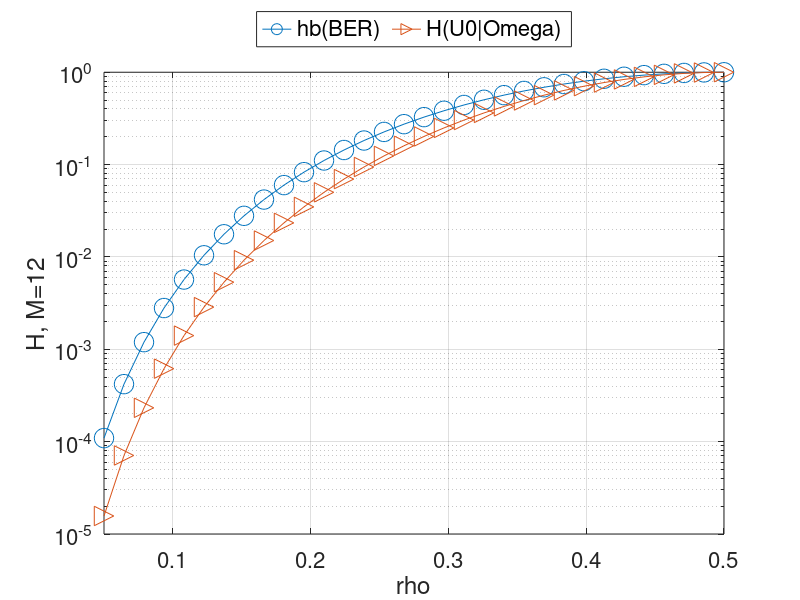

Here is the MATLAB script that generated this plot:
U=[1.092850e-04	4.195780e-04	1.195547e-03	2.797634e-03	5.691580e-03	1.042802e-02	1.761272e-02	2.787106e-02	4.181002e-02	5.998073e-02	8.284371e-02	1.107388e-01	1.438612e-01	1.822437e-01	2.257464e-01	2.740535e-01	3.266765e-01	3.829646e-01	4.421194e-01	5.032163e-01	5.652285e-01	6.270542e-01	6.875478e-01	7.455495e-01	7.999180e-01	8.495603e-01	8.934622e-01	9.307145e-01	9.605382e-01	9.823046e-01	9.955525e-01	1.000000e+00	];
V=[1.567265e-05	7.085312e-05	2.325782e-04	6.172193e-04	1.407194e-03	2.862181e-03	5.325313e-03	9.223307e-03	1.505996e-02	2.340295e-02	3.486420e-02	5.007453e-02	6.965355e-02	9.417579e-02	1.241347e-01	1.599054e-01	2.017085e-01	2.495754e-01	3.033170e-01	3.624983e-01	4.264176e-01	4.940948e-01	5.642685e-01	6.354038e-01	7.057143e-01	7.731990e-01	8.357006e-01	8.909869e-01	9.368652e-01	9.713289e-01	9.927366e-01	1.000000e+00	];
X=[5.000000e-02	6.451613e-02	7.903226e-02	9.354839e-02	1.080645e-01	1.225806e-01	1.370968e-01	1.516129e-01	1.661290e-01	1.806452e-01	1.951613e-01	2.096774e-01	2.241935e-01	2.387097e-01	2.532258e-01	2.677419e-01	2.822581e-01	2.967742e-01	3.112903e-01	3.258064e-01	3.403226e-01	3.548387e-01	3.693548e-01	3.838710e-01	3.983871e-01	4.129032e-01	4.274194e-01	4.419355e-01	4.564516e-01	4.709677e-01	4.854839e-01	5.000000e-01	];
h=figure(1);
hp=semilogy(X,U,'o-',X,V,'>-');
set(hp,'markersize',14);
grid on;
hx=xlabel('rho');
hy=ylabel('H, M=12');
xlim([min(X),max(X)]);
hl = legend('hb(BER)','H(U0|Omega)');
legend (hl, 'location', 'northoutside', 'orientation', 'horizontal');
ha = gca(); 
FONTSIZE=16;
set(hx,'fontsize',FONTSIZE);
set(hy,'fontsize',FONTSIZE);
set(ha,'fontsize',FONTSIZE);
set(hl,'fontsize',FONTSIZE);
refresh();
saveas (h,'outdata/M012_hbceo.eps');


